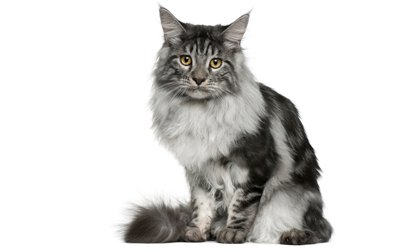
#> input picture images_playground/image/cat_black_nd_white.jpg, 400 x 252 px, found by its file name
$ jupyter execute convolution_intuition.ipynb   (older library calls are emulated)
#> lines starting #> are read from the running program, lines starting #| are printed output that depends on the picture
# Intuition behind Convolution in Image Processing

## - No Maths
## - All illustrations
## - Python code for each operation
## - Corresponding vendor code also shown (eg numpy packages, scipy packages,etc)

I am a beginner to deep learning and CNN. <br>
Like any other beginners to deep learning, i started with the classic example of using an artificial neural network on MNIST database. While this particular use case had challenges of its own, i found nothing more excruciating than the use case of image classification using Convolutional Neural Network.<br>

Most blogs/papers/youtube videos/paid tutorials would simply explain what is a convolution, how convolution is performed and its impact or worse, extreme mathematical terms (i went down a rabbit hole of maths upto fourier transform :( ). <br>

I could not, for the life of me, understand the intuition behind convolution in image processing. BY that i mean, how is it that the matrix for edge detectors actually detect edge. Why do they detect edges and nothing else? <br>

And a direct impact of the above confusion was i could not come up with the kernels for operations such as blur,sharpen on my own. <br>

After week of searching intensely, reading intensely i came up with an understanding of convolution in image processing. I am hoping this will come in handy for others as well. And heck, will serve as a reference guide for me too when needed in the future

#### Steps

###### demonstrate in illustration how convolution is done
###### show the python code for each operation
###### develop an intuition for convolutions so as to come up with kernels on own
###### references i have used

#### -------------------------------------------------------------------------------------------------------------------------------------------------------------------------------------------

#### -------------------------------------------------------------------------------------------------------------------------------------------------------------------------------------------

#### -------------------------------------------------------------------------------------------------------------------------------------------------------------------------------------------

#### -------------------------------------------------------------------------------------------------------------------------------------------------------------------------------------------

#### -------------------------------------------------------------------------------------------------------------------------------------------------------------------------------------------

#### -------------------------------------------------------------------------------------------------------------------------------------------------------------------------------------------

#### -------------------------------------------------------------------------------------------------------------------------------------------------------------------------------------------

#### -------------------------------------------------------------------------------------------------------------------------------------------------------------------------------------------

#### -------------------------------------------------------------------------------------------------------------------------------------------------------------------------------------------

#### -------------------------------------------------------------------------------------------------------------------------------------------------------------------------------------------

#### -------------------------------------------------------------------------------------------------------------------------------------------------------------------------------------------

#### -------------------------------------------------------------------------------------------------------------------------------------------------------------------------------------------

#### -------------------------------------------------------------------------------------------------------------------------------------------------------------------------------------------

To reiterate the steps in performing an image convolution

1. take the pixel representation of the original image

2. decide on a kernel matrix and flip it horizontally as well as vertically

3. perform padding on the original matrix.

4. decide on a slide

5. calculate the output image matrix based on the dimensions in 1,2,3 and 4.

6. slide the kernel on the original image and calculate the weighted sum to get the output image

<br>

###### We will now take a look at the python code for each of these operations. We would compare our python code with the already available methods in industry accepted packages such as numpy , scipy, etc

<br>

[cell 1]
## lets first create an utility method that would compare two matrices element by element
## this is required since we would be comparing our custom method with industry accepted methods

#### NOTE: we could very well have used (A==B).all(). however this only works if A,B are numpy arrays

def compare(m1,m2):

    flag = False

    if m1.shape == m2.shape:

        for i,j in enumerate(m1):

            check_all = list(set(filter(lambda x :True if x else False,[i==k for i,k in zip(j,m2[i])])))

            if check_all and len(check_all)==1 and check_all[0]:

                continue

            else:
                return flag

        flag = True

    return flag

##### Flip a matrix horizontally and vertically

[cell 2]
## we will first flip horizontally and then vertically
import numpy as np

m = np.array([

    [5, 2, 3],
    [1, 1, 11],
    [3, 4, 55]

])

m

[cell 3]
## lets take an example of only the first row. and see if we can rotate that particular array horizontally
## once we do that, we will extend this to entire array
a = m[0]

print(a[:: ]) ## :: give the entire array

## now to rotate this, we give the negative index to rotate
print(a[::-1])

## now that this has worked, lets extend this to entire matrix

m[:,::-1]

[cell 4]
def flip_horizontally(matrix):
    return matrix[:, ::-1]

##lets test

flip_horizontally(m)

[cell 5]
## lets assert using industry level method to achieve the same

compare(flip_horizontally(m),np.fliplr(m))

[cell 6]
## lets take an example of only the first column. and see if we can rotate that particular array vertically
## once we do that, we will extend this to entire array
a = m[:, 0]

print(a,a[::-1]) ## :: give the entire array
print(m)
m[ ::-1]

[cell 7]
def flip_vertically(matrix):
    return matrix[::-1]

## lets test

compare(flip_vertically(m),np.flipud(m))

## we can see that they are the same

[cell 8]
## lets bring this all together.
compare(flip_vertically(flip_horizontally(m)), np.flipud(np.fliplr(m)))

<br><br>

##### Lets create a method to apply convolution on a pixel representation of an image

###### input would be the original image matrix, kernel matrix , stride value

[cell 9]
## lets first see how we can get weighted sum of two matrix

a = np.array([[1,2,3],[4,5,6]])

k = np.array([[10,10,10],[10,10,10]])

## we are expecting a value of 1*10+2*10+3*10+4*10+5*10+6*10
sum = 0
for i, j in enumerate(a):

    for a, b in zip(j, k[i]):
        sum = sum + a*b

print(sum)

def weighted_sum(matrix_one, matrix_two):
    sum = 0

    for i, j in enumerate(matrix_one):
        for a, b in zip(j, matrix_two[i]):
            sum = sum + a*b

    return sum

[cell 10]
m = np.array([[2,1,2],[5,0,1],[1,7,3]])
w = np.array([[0.5,0.7, 0.4],[0.3,0.4, 0.1],[0.5, 1, 0.5]])
w = flip_vertically(flip_horizontally(w))
print(w)

dim_image = m.shape
dim_kernel = w.shape
stride = 1

from math import floor

dim_kernel_center = (floor((dim_kernel[0]- 1 )/2),floor((dim_kernel[1]- 1 )/2))

padding_dim = dim_kernel_center

## pad m with padding_dim[0] number of zeros row wise on top and below,
## and padding_dim[1] number of zeros column wise left and right


## we find the dimensions of the padded matrix
new_dim = (padding_dim[0]*2 + dim_image[0], padding_dim[1]*2 + dim_image[1])


new_m = np.zeros((new_dim))
print(padding_dim, dim_image)
new_m[padding_dim[0] : padding_dim[0]+ dim_image[0], padding_dim[1] : padding_dim[1]+dim_image[1]] = m
new_m

[cell 11]
## lets recreate the above code and put it into a reusable method

def pad_zeros(matrix, pad_dim):
    """
    pad_dim needs to be a sequence of two length.

    """

    existing_dim =  matrix.shape

    new_dim = (pad_dim[0]*2 + existing_dim[0], pad_dim[1]*2 + existing_dim[1])

    new_matrix = np.zeros(new_dim)

    new_matrix[pad_dim[0]: pad_dim[0]+ existing_dim[0], pad_dim[1]: pad_dim[1]+ existing_dim[1]] = matrix

    return new_matrix


## lets test

t1 = np.array([[2,1,2],[5,0,1],[1,7,3]])
t2 = np.array([[0.5,0.7, 0.4],[0.3,0.4, 0.1],[0.5, 1, 0.5]])
t3 = np.array([[1,2,3,4], [11,22,33,44]])

print(t1, '\n padded: \n',pad_zeros(t1, (1,1)))

print(t2, '\n padded: \n',pad_zeros(t2, (1,1)))

print(t2, '\n padded: \n',pad_zeros(t2, (2,2)))

print(t3, '\n padded: \n',pad_zeros(t3, (1,1)))

[cell 12]
from math import ceil

m = np.array([[2,1,2],[5,0,1],[1,7,3]])
w = np.array([[0.5,0.7, 0.4],[0.3,0.4, 0.1],[0.5, 1, 0.5]])
w = flip_vertically(flip_horizontally(w))
print(m,w)

dim_image = m.shape
dim_kernel = w.shape
stride = 1

from math import floor

dim_kernel_center = (floor((dim_kernel[0]- 1 )/2),floor((dim_kernel[1]- 1 )/2))

padding_dim = dim_kernel_center

## we find the dimensions of the padded matrix
new_dim = (padding_dim[0]*2 + dim_image[0], padding_dim[1]*2 + dim_image[1])

number_of_movements_column_wise = ceil(dim_kernel[1]/stride)
number_of_movements_row_wise = ceil(dim_kernel[0]/stride)

dim_output_matrix = (floor((dim_image[0] + 2* padding_dim[0] - dim_kernel[0])/stride) +1, \
                        floor((dim_image[1] + 2* padding_dim[1] - dim_kernel[1])/stride)+1)


output_matrix = np.zeros(dim_output_matrix)
padded_matrix = pad_zeros(m, padding_dim)
print(number_of_movements_column_wise, number_of_movements_row_wise, dim_output_matrix)


for r in range(dim_output_matrix[0]):

    for c in range(dim_output_matrix[1]):

        for s in range(stride):
            output_matrix[r,c] = weighted_sum(m[r:dim_kernel[0], c + s: dim_kernel[1] + s], w)


output_matrix

[cell 13]
def convolution(image, kernel, stride = 1):

#> called with image = array of shape (3, 3), kernel = array of shape (3, 3), stride = 1
    w = flip_vertically(flip_horizontally(kernel))

    dim_image = image.shape
    dim_kernel = w.shape
    stride = 1

    dim_kernel_center = (floor((dim_kernel[0]- 1 )/2),floor((dim_kernel[1]- 1 )/2))

    padding_dim = dim_kernel_center

    ## we find the dimensions of the padded matrix
    new_dim = (padding_dim[0]*2 + dim_image[0], padding_dim[1]*2 + dim_image[1])

    dim_output_matrix = (floor((dim_image[0] + 2* padding_dim[0] - dim_kernel[0])/stride) +1, \
                            floor((dim_image[1] + 2* padding_dim[1] - dim_kernel[1])/stride)+1)


    output_matrix = np.zeros(dim_output_matrix)
    padded_matrix = pad_zeros(image, padding_dim)

    rstep = 0
    for r in range(dim_output_matrix[0]):

        step = 0
        for c in range(dim_output_matrix[1]):

            output_matrix[r,c] = weighted_sum(padded_matrix[ rstep:dim_kernel[0]+ rstep , step : dim_kernel[1] + step ], w)
            step = step+stride

        rstep = rstep + stride

    return output_matrix

m = np.array([[2,1,2],[5, 0, 1],[1,7,3]])
w = np.array([[0.5, 0.7, 0.4],[0.3,0.4,0.1],[0.5,1,0.5]])

convolution(m, w)

[cell 14]
##lets this our method out against scipy.signal convolve methods
from scipy.signal import convolve2d

m = np.array([[1,1,1],[2,2,2],[3,3,3]])
w = np.array([[-1,2,-1],[-1,2,-1],[-1,2,-1]])
print(compare(convolution(m, w), convolve2d(m,w,mode='same')))


m = np.array([[0.5,0.3,0.2],[2,2,2],[-3,0.2,1.2]])
w = np.array([[-1,2,-1],[-1,2,-1],[-1,2,-1]])
print(compare(convolution(m, w), convolve2d(m,w,mode='same')))


m = np.random.rand(10,10)
w = np.array([[0,-1,2,-1,0],[0,-1,2,-1,0],[0,-1,2,-1,0],[0,-1,2,-1,0],[0,-1,2,-1,0]])

print(compare(convolution(m, w),convolve2d(m,w,mode='same')))

## we can see that our values are the same across all. hence we have succesfully convolved

<br>

#### Before we proceed further lets reiterate our custom functions vs industry accepted methods for convolution operations

<br><br>

#### Lets see if we can develop the intuition for convolution on image processing

<br><br>

### Lets write python code for the above operations and proof our conclusions

[cell 15]
from skimage import io, viewer

import numpy as np
from matplotlib import pyplot as plot
from scipy.signal import convolve2d

[cell 16]
## lets draw a rough square 256*256 pixel

square = np.zeros((256,256))
##this square is completely dark box
square[50:200, 50:200] = 1


plot.imshow(square, cmap = plot.cm.gray)
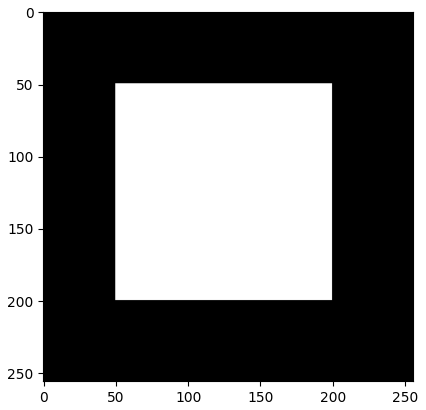
#> figure drawn by matplotlib, 1 panel

[cell 17]
## lets define our kernels one by one


blur_kernel = np.array([[1/9,1/9,1/9],[1/9,1/9,1/9],[1/9,1/9,1/9]])

plot.imshow(convolve2d(square, blur_kernel, mode='same'), cmap = plot.cm.gray)

## since this is a white nd black image, impact of blurring may not be clear immediately


## however take a look at the bottom right edges. it is clear that color white is bleeding into the black background
## whereas in our original image, the boundaries where very clearly defined

[cell 18]
## as promised, lets see what happens when we take weird combinations of the kernel. where the weights are not
## proportionately distributed
img = io.imread('image\\cat_black_nd_white.jpg', as_grey=True)
#> img: shape (252, 400) float64; min 0, max 1, mean 0.839

plot.imshow(img, cmap = plot.cm.gray)

[cell 19]
blur_kernel_weights = (1/9) * np.array([[1,1,1],[1,1,1],[1,1,1]])

fig, ax = plot.subplots(1,2, figsize= (25,45))
ax[0].imshow(img, cmap = plot.cm.gray)
ax[1].imshow(convolve2d(img, blur_kernel_weights, mode = 'same'), cmap = plot.cm.gray)
ax[0].set_title('Original Image')
ax[1].set_title('Blurred Image')
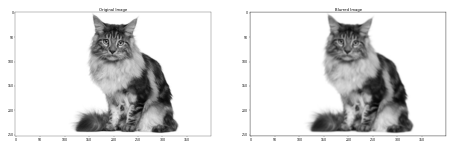
#> figure drawn by matplotlib, 2 panels

[cell 20]
## lets work on vertical edge detectors

img = io.imread('image\\small_t.jpg', as_grey=True)
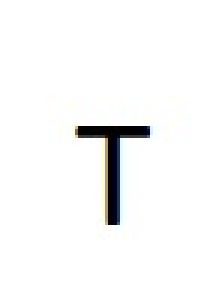
#> input picture images_playground/image/small_t.jpg, 72 x 99 px, found by its file name (shown 3 times larger)
#> img: shape (99, 72) float64; min 0, max 1, mean 0.969

plot.imshow(img,cmap=plot.cm.gray)

[cell 21]
vertical_edge_kernel = np.array([[-4,8,-4],[-4,8,-4],[-4,8,-4]])

## could be same as [-1,2,-1] or any multiples there of

fig , ax = plot.subplots(1,2)

ax[0].imshow(img, cmap=plot.cm.gray)
ax[1].imshow(convolve2d(img, vertical_edge_kernel), cmap=plot.cm.gray)
ax[0].set_title('Original Image')
ax[1].set_title('Vertical Edge Detected')
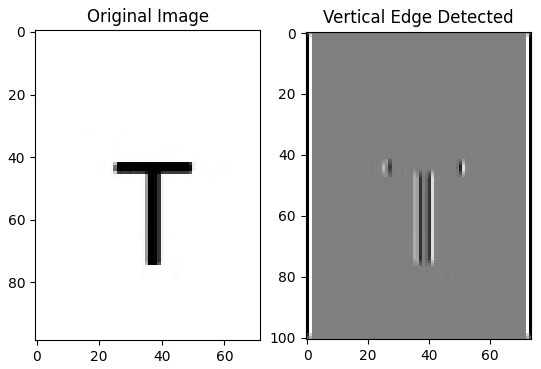
#> figure drawn by matplotlib, 2 panels
